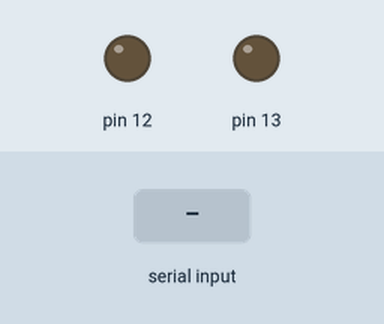
The sketch below on a simulated Arduino Uno, built with avr-gcc and run on an emulated ATmega328P. On the bench: output pins drawn as LEDs (lit = HIGH). Inputs (shaded band) come from the test bench.

Above: at 1.2 s.
1.3 s: "1" received over Serial
At 1.7 s:
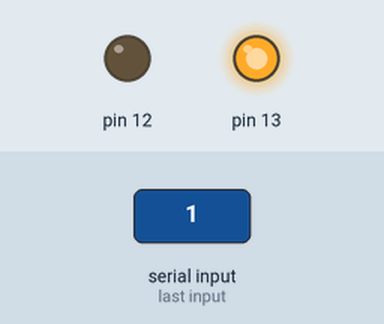
2.9 s: "3" received over Serial
At 4.1 s:
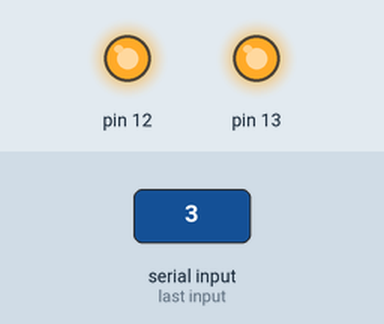
4.5 s: "2" received over Serial
At 5.3 s:
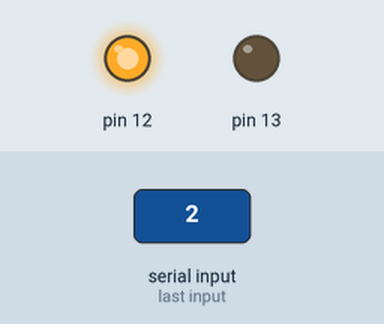
6.0 s: "4" received over Serial
At 6.4 s:
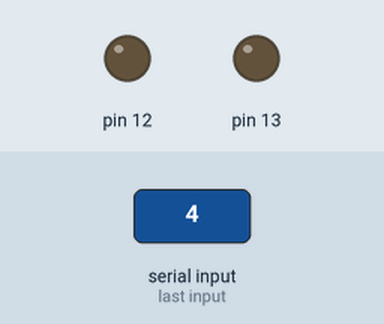
Timing chart, 0 to 8.5 s (numbered marks = the images above; inputs shaded):
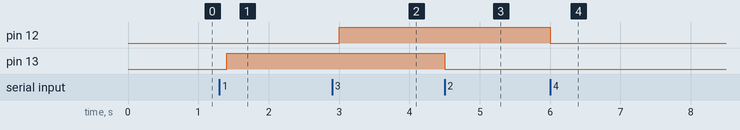

Measured:
- after the input at 1.3 s, pin 13: LOW → HIGH after 0.10 s
- after the input at 2.9 s, pin 12: LOW → HIGH after 0.10 s
- after the input at 4.5 s, pin 13: HIGH → LOW at once
- after the input at 6.0 s, pin 12: HIGH → LOW at once

The sketch:

HomeAutomation.ino
```cpp
char val;
void setup()
{
 pinMode(13, OUTPUT);
 pinMode(12,OUTPUT);
 Serial.begin(9600);
}
void loop() {
 if (Serial.available())
{
 val = Serial.read();
 Serial.println();
 }
if (val == '1')
 { digitalWrite(13, HIGH);
 }
 else if (val == '2')
 {
 digitalWrite(13, LOW);
 }
 else if (val == '3')
 {
 digitalWrite(12, HIGH);
 }
 else if (val == '4')
 {
 digitalWrite(12, LOW);
 }
 delay(100);
}
```
